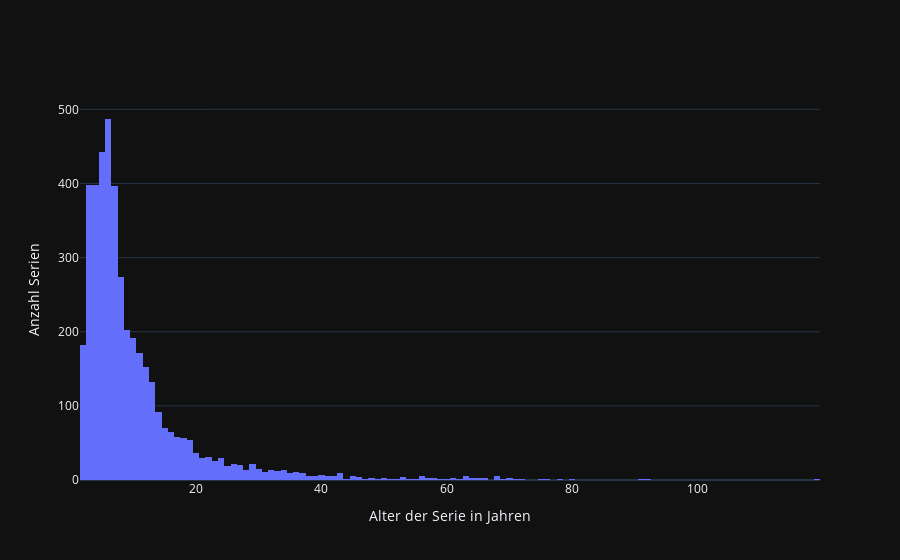

Notebook source saved alongside this figure:
### Markdown cell above
# Histogramm:
Ausgabe der Variablen (Erscheinungs-)Jahr und Anzahl Serien als Histogramm:

### Code cell
data = [
    go.Histogram( x = X_train['Year'])
    ]

fig = go.Figure(data)
fig.update_xaxes(title_text='Alter der Serie in Jahren') #Achsen immer Beschriften
fig.update_yaxes(title_text='Anzahl Serien')
fig.show()

### Figure 1 — Plotly figure (JSON) as saved in the notebook; plotly's stock layout.template omitted (floating-point values rounded to 4 significant figures; data arrays with more than 128 entries replaced by an {"elided": "..."} marker saying what was removed)
{"data": [{"x": {"elided": "4294 int values"}, "type": "histogram"}], "layout": {"xaxis": {"title": {"text": "Alter der Serie in Jahren"}}, "yaxis": {"title": {"text": "Anzahl Serien"}}}}
